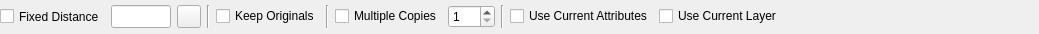
<?xml version="1.0" encoding="UTF-8"?>
<ui version="4.0">
 <class>LC_OffsetOptionsWidget</class>
 <widget class="QWidget" name="LC_OffsetOptionsWidget">
  <property name="geometry">
   <rect>
    <x>0</x>
    <y>0</y>
    <width>1039</width>
    <height>34</height>
   </rect>
  </property>
  <property name="sizePolicy">
   <sizepolicy hsizetype="Maximum" vsizetype="Preferred">
    <horstretch>0</horstretch>
    <verstretch>0</verstretch>
   </sizepolicy>
  </property>
  <property name="minimumSize">
   <size>
    <width>0</width>
    <height>0</height>
   </size>
  </property>
  <property name="maximumSize">
   <size>
    <width>16777215</width>
    <height>16777215</height>
   </size>
  </property>
  <property name="windowTitle">
   <string>Modify Offset Options</string>
  </property>
  <layout class="QGridLayout" name="gridLayout">
   <property name="leftMargin">
    <number>0</number>
   </property>
   <property name="topMargin">
    <number>1</number>
   </property>
   <property name="rightMargin">
    <number>0</number>
   </property>
   <property name="bottomMargin">
    <number>1</number>
   </property>
   <item row="0" column="11">
    <spacer name="horizontalSpacer">
     <property name="orientation">
      <enum>Qt::Orientation::Horizontal</enum>
     </property>
     <property name="sizeHint" stdset="0">
      <size>
       <width>0</width>
       <height>20</height>
      </size>
     </property>
    </spacer>
   </item>
   <item row="0" column="7">
    <widget class="QSpinBox" name="sbNumberOfCopies">
     <property name="toolTip">
      <string>Number of copies.</string>
     </property>
     <property name="minimum">
      <number>1</number>
     </property>
     <property name="maximum">
      <number>100</number>
     </property>
    </widget>
   </item>
   <item row="0" column="6">
    <widget class="QCheckBox" name="cbMultipleCopies">
     <property name="toolTip">
      <string>If checked, multiple copies will be created. </string>
     </property>
     <property name="text">
      <string>Multiple Copies</string>
     </property>
    </widget>
   </item>
   <item row="0" column="5">
    <widget class="Line" name="line_2">
     <property name="orientation">
      <enum>Qt::Orientation::Vertical</enum>
     </property>
    </widget>
   </item>
   <item row="0" column="10">
    <widget class="QCheckBox" name="cbCurrentLayer">
     <property name="toolTip">
      <string>If checked, created entities will be placed into current layer, otherwise they will be in original layers.</string>
     </property>
     <property name="text">
      <string>Use Current Layer</string>
     </property>
    </widget>
   </item>
   <item row="0" column="0">
    <widget class="QCheckBox" name="cbFixedDistance">
     <property name="sizePolicy">
      <sizepolicy hsizetype="Preferred" vsizetype="Preferred">
       <horstretch>0</horstretch>
       <verstretch>0</verstretch>
      </sizepolicy>
     </property>
     <property name="toolTip">
      <string>If checked, fixes of distance of offset will be used, otherwise it will be defined by mouse.</string>
     </property>
     <property name="text">
      <string>Fixed Distance</string>
     </property>
    </widget>
   </item>
   <item row="0" column="9">
    <widget class="QCheckBox" name="cbCurrentAttr">
     <property name="toolTip">
      <string>If checked, current attributes will be applied to created entities, otherwise original ones will be used. </string>
     </property>
     <property name="text">
      <string>Use Current Attributes</string>
     </property>
    </widget>
   </item>
   <item row="0" column="3">
    <widget class="Line" name="line_3">
     <property name="orientation">
      <enum>Qt::Orientation::Vertical</enum>
     </property>
    </widget>
   </item>
   <item row="0" column="4">
    <widget class="QCheckBox" name="cbKeepOriginals">
     <property name="toolTip">
      <string>If checked, original entities will survive, otherwise they will be removed. </string>
     </property>
     <property name="text">
      <string>Keep Originals</string>
     </property>
    </widget>
   </item>
   <item row="0" column="1">
    <widget class="QLineEdit" name="leDist">
     <property name="sizePolicy">
      <sizepolicy hsizetype="Preferred" vsizetype="Preferred">
       <horstretch>0</horstretch>
       <verstretch>0</verstretch>
      </sizepolicy>
     </property>
     <property name="maximumSize">
      <size>
       <width>60</width>
       <height>16777215</height>
      </size>
     </property>
     <property name="toolTip">
      <string>Distance for offset from original entity</string>
     </property>
    </widget>
   </item>
   <item row="0" column="8">
    <widget class="Line" name="line">
     <property name="orientation">
      <enum>Qt::Orientation::Vertical</enum>
     </property>
    </widget>
   </item>
   <item row="0" column="2">
    <widget class="QToolButton" name="tbPickDistance">
     <property name="toolTip">
      <string>Pick distance from the drawing</string>
     </property>
     <property name="text">
      <string/>
     </property>
     <property name="icon">
      <iconset resource="../../../../res/icons/icons.qrc">
       <normaloff>:/icons/interactive_pick_distance.lci</normaloff>:/icons/interactive_pick_distance.lci</iconset>
     </property>
    </widget>
   </item>
  </layout>
 </widget>
 <layoutdefault spacing="6" margin="11"/>
 <resources>
  <include location="../../../../res/icons/icons.qrc"/>
 </resources>
 <connections>
  <connection>
   <sender>leDist</sender>
   <signal>textChanged(QString)</signal>
   <receiver>LC_OffsetOptionsWidget</receiver>
   <slot>updateDist(QString)</slot>
   <hints>
    <hint type="sourcelabel">
     <x>20</x>
     <y>20</y>
    </hint>
    <hint type="destinationlabel">
     <x>55</x>
     <y>10</y>
    </hint>
   </hints>
  </connection>
 </connections>
 <slots>
  <slot>updateDist(QString)</slot>
 </slots>
</ui>
